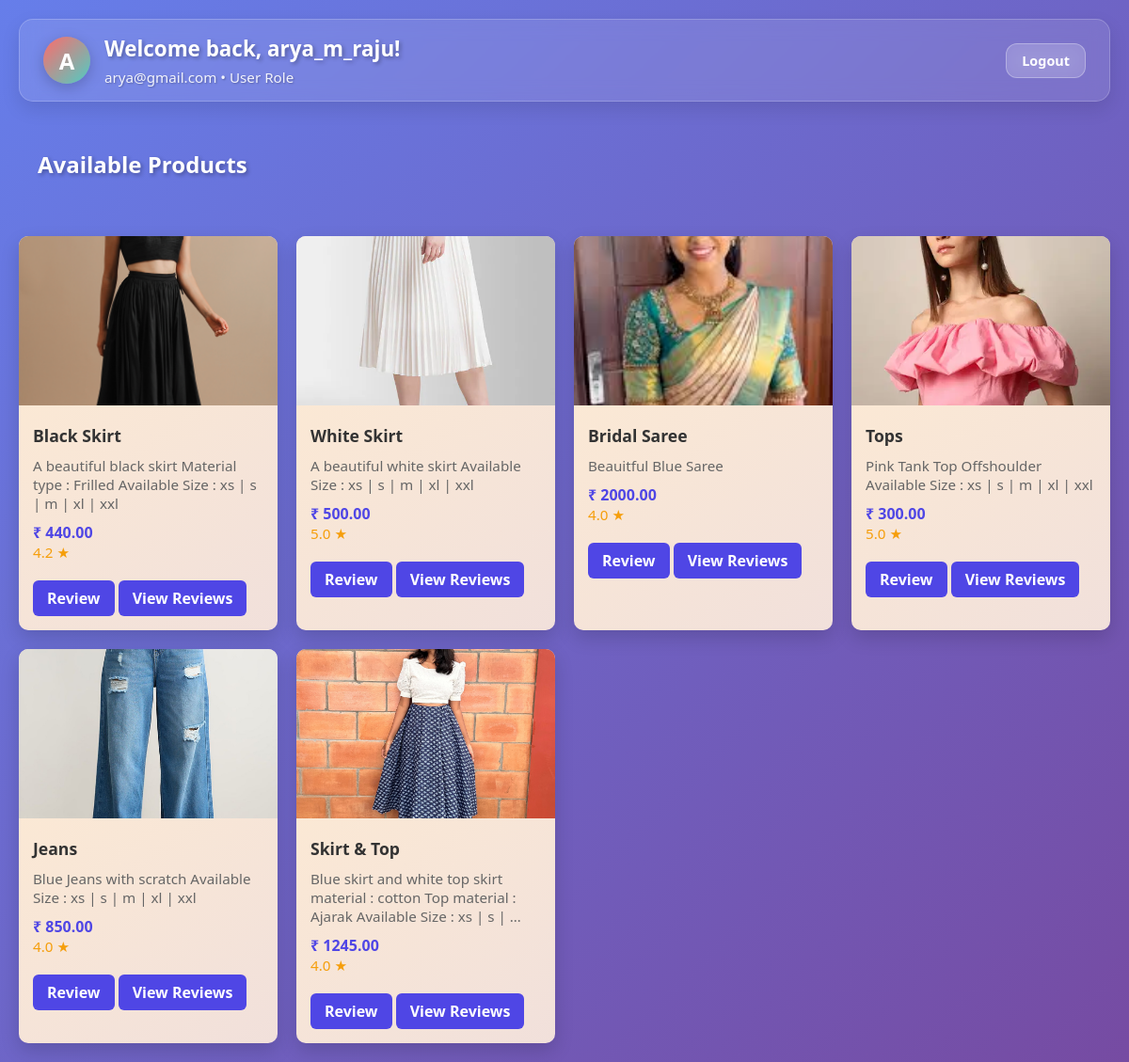
The page /dashboard/user/ (signed in) on the database its author committed.
### reviewapp/models.py (models this page shows, shortened)
class CustomUser(AbstractUser):
    ROLE_CHOICES = (
        ('admin', 'Admin'),
        ('user', 'User'),
    )
    role = models.CharField(max_length=10, choices=ROLE_CHOICES)
    groups = models.ManyToManyField(Group, related_name="customuser_set", blank=True)
    user_permissions = models.ManyToManyField(Permission, related_name="customuser_permissions_set", blank=True)

class Product(models.Model):
    name = models.CharField(max_length=100)
    description = models.TextField()
    price = models.DecimalField(max_digits=10, decimal_places=2)
    image = models.ImageField(upload_to='product_images/')

### reviewapp/views.py (the view)
# urls.py: path('dashboard/user/', user_dashboard, name='user_dashboard'),
@login_required
@user_passes_test(is_user)
def user_dashboard(request):
    products = Product.objects.annotate(avg_rating=Avg('reviews__rating'))
    return render(request, 'user_dashboard.html', {'products': products})

### reviewapp/views.py (called while the page is built)
def is_user(user):
    return user.is_authenticated and user.role == 'user'

### templates/user_dashboard.html (shortened to what this page needs)
<!DOCTYPE html>
<html>
        <head>
        </head>
    <body>
        <div class="username-section">
            <div class="user-greeting">
                <div class="user-left">
                    <div class="user-avatar">
                        {{ user.username|first }}
                    </div>
                    <div class="user-info">
                        <h3>Welcome back, {{ user.username }}!</h3>
                        <p>{% if user.email %}{{ user.email }}{% else %}User Account{% endif %} • {{ user.role|capfirst }} Role</p>
                    </div>
                </div>
                <a href="{% url 'logout' %}" class="logout-btn">Logout</a>
            </div>
        </div>
        <div class="header">
            <h2>Available Products</h2>
        </div>
            <div class="product-grid">
                {% for product in products %}
                <div class="card">
                    <img src="{{ product.image.url }}" alt="{{ product.name }}">
                    <div class="card-body">
                        <div class="card-title">{{ product.name }}</div>
                        <div class="card-description">{{ product.description|truncatewords:20 }}</div>
                        <div class="card-price">₹ {{ product.price }}</div>
                            <div class="card-rating">
                                    {% if product.avg_rating %}
                                        {{ product.avg_rating|floatformat:1 }} ★
                                    {% else %}
                                        No ratings yet
                                    {% endif %}
                            </div>
                                <a href="{% url 'add_review' product.id %}" class="review-btn">Review</a>
                                <a href="{% url 'view_reviews' product.id %}" class="review-btn">View Reviews</a>
                    </div>
                </div>
                {% empty %}
                <p>No products available.</p>
                {% endfor %}
            </div>
    </body>
</html>

### templates/user_dashboard.html (style rules this page uses)
body { font-family: 'Segoe UI', sans-serif; background: linear-gradient(135deg, #667eea 0%, #764ba2 100%); min-height: 100vh; margin: 0; padding: 20px; }
h2 { text-align: center; color: white; text-shadow: 2px 2px 4px rgba(0,0,0,0.3); margin-bottom: 30px; }
.product-grid { display: grid; grid-template-columns: repeat(auto-fill, minmax(250px, 1fr)); gap: 20px; max-width: 1200px; margin: auto; }
.card { background: linear-gradient(145deg, #ffecd2 0%, #f1e0db 100%); border-radius: 10px; box-shadow: 0 8px 20px rgba(0,0,0,0.15); overflow: hidden; transition: transform 0.3s, box-shadow 0.3s; }
.card img { width: 100%; height: 180px; object-fit: cover; }
.card-body { padding: 15px; }
.card-title { font-size: 1.1rem; font-weight: bold; margin-bottom: 10px; color: #333; }
.card-description { font-size: 0.95rem; color: #666; margin-bottom: 10px; }
.card-price { font-weight: bold; color: #4f46e5; }
.review-btn { display: inline-block; margin-top: 10px; padding: 8px 15px; background-color: #4f46e5; color: white; font-weight: 600; border-radius: 6px; text-decoration: none; transition: background-color 0.3s ease; }
.card-rating { font-size: 0.95rem; color: #f59e0b; margin-bottom: 10px; }
.header { display: flex; justify-content: space-between; align-items: center; max-width: 1200px; margin: 0 auto 30px auto; padding: 0 20px; }
.logout-btn { display: inline-block; padding: 8px 16px; background: rgba(255, 255, 255, 0.15); color: white; font-weight: 600; border-radius: 12px; text-decoration: none; transition: all 0.3s ease; border: 1px solid rgba(255, 255, 255, 0.3); backdrop-filter: blur(10px); font-size: 0.9rem; }
.username-section { background: rgba(255, 255, 255, 0.1); backdrop-filter: blur(10px); border-radius: 15px; padding: 15px 25px; margin: 0 auto 30px auto; max-width: 1200px; border: 1px solid rgba(255, 255, 255, 0.2); box-shadow: 0 8px 20px rgba(0, 0, 0, 0.1); }
.user-greeting { display: flex; align-items: center; justify-content: space-between; width: 100%; color: white; }
.user-left { display: flex; align-items: center; gap: 15px; }
.user-avatar { width: 50px; height: 50px; background: linear-gradient(135deg, #ff6b6b, #4ecdc4); border-radius: 50%; display: flex; align-items: center; justify-content: center; font-size: 1.5rem; font-weight: bold; color: white; text-transform: uppercase; box-shadow: 0 4px 15px rgba(0, 0, 0, 0.2); }
.user-info h3 { margin: 0; font-size: 1.4rem; font-weight: 600; text-shadow: 2px 2px 4px rgba(0, 0, 0, 0.3); }
.user-info p { margin: 5px 0 0 0; font-size: 0.95rem; opacity: 0.9; text-shadow: 1px 1px 2px rgba(0, 0, 0, 0.3); }

### rows shown on the page
CustomUser: username|first "A", username "arya_m_raju", email "arya@gmail.com", role "User"
Product: image (picture), name "Black Skirt", description "A beautiful black skirt Material type : Frilled Available Size : xs | s | m | xl | xxl", price "440.00", avg_rating "4.2"
Product: image (picture), name "White Skirt", description "A beautiful white skirt Available Size : xs | s | m | xl | xxl", price "500.00", avg_rating "5.0"
Product: image (picture), name "Bridal Saree", description "Beauitful Blue Saree", price "2000.00", avg_rating "4.0"
Product: image (picture), name "Tops", description "Pink Tank Top Offshoulder Available Size : xs | s | m | xl | xxl", price "300.00", avg_rating "5.0"
Product: image (picture), name "Jeans", description "Blue Jeans with scratch Available Size : xs | s | m | xl | xxl", price "850.00", avg_rating "4.0"
Product: image (picture), name "Skirt & Top", description "Blue skirt and white top skirt material : cotton Top material : Ajarak Available Size : xs | s | …", price "1245.00", avg_rating "4.0"
